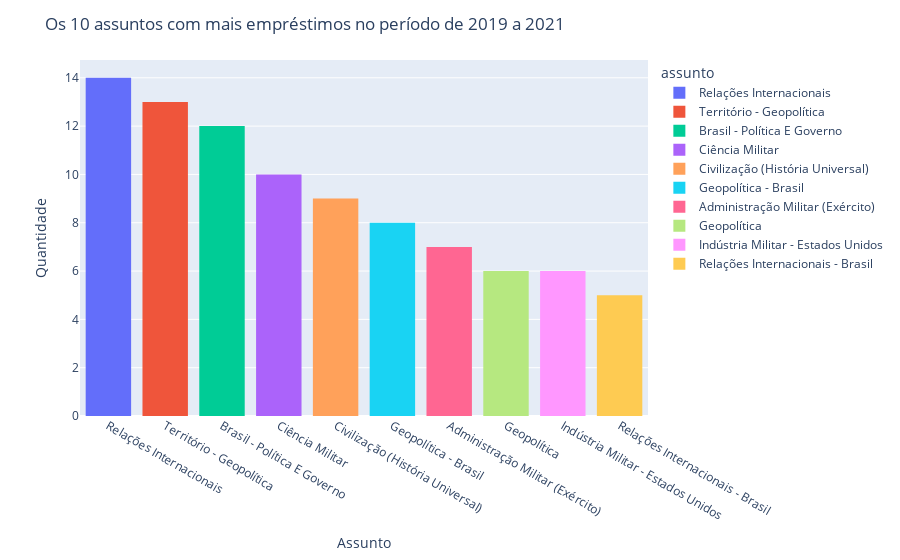

Notebook cell for this chart:
### Code cell
# Gráfico dos 10 assuntos com mais empréstimos no período de 2019 a 2021
grafico2 = px.histogram(assunto2, x='assunto', y='quantidade', hover_name = 'assunto', color = 'assunto')

grafico2.update_layout(xaxis_title_text = 'Assunto', yaxis_title_text = 'Quantidade',
                       title_text = 'Os 10 assuntos com mais empréstimos no período de 2019 a 2021')

### Figure 1 — Plotly figure (JSON) as saved in the notebook; plotly's stock layout.template omitted (floating-point values rounded to 4 significant figures)
{"data": [{"alignmentgroup": "True", "bingroup": "x", "histfunc": "sum", "hovertemplate": "assunto=%{x}<br>sum of quantidade=%{y}<extra></extra>", "legendgroup": "Relações Internacionais", "marker": {"color": "#636efa", "pattern": {"shape": ""}}, "name": "Relações Internacionais", "offsetgroup": "Relações Internacionais", "orientation": "v", "showlegend": true, "type": "histogram", "x": ["Relações Internacionais"], "xaxis": "x", "y": [14], "yaxis": "y"}, {"alignmentgroup": "True", "bingroup": "x", "histfunc": "sum", "hovertemplate": "assunto=%{x}<br>sum of quantidade=%{y}<extra></extra>", "legendgroup": "Território - Geopolítica", "marker": {"color": "#EF553B", "pattern": {"shape": ""}}, "name": "Território - Geopolítica", "offsetgroup": "Território - Geopolítica", "orientation": "v", "showlegend": true, "type": "histogram", "x": ["Território - Geopolítica"], "xaxis": "x", "y": [13], "yaxis": "y"}, {"alignmentgroup": "True", "bingroup": "x", "histfunc": "sum", "hovertemplate": "assunto=%{x}<br>sum of quantidade=%{y}<extra></extra>", "legendgroup": "Brasil - Política E Governo", "marker": {"color": "#00cc96", "pattern": {"shape": ""}}, "name": "Brasil - Política E Governo", "offsetgroup": "Brasil - Política E Governo", "orientation": "v", "showlegend": true, "type": "histogram", "x": ["Brasil - Política E Governo"], "xaxis": "x", "y": [12], "yaxis": "y"}, {"alignmentgroup": "True", "bingroup": "x", "histfunc": "sum", "hovertemplate": "assunto=%{x}<br>sum of quantidade=%{y}<extra></extra>", "legendgroup": "Ciência Militar", "marker": {"color": "#ab63fa", "pattern": {"shape": ""}}, "name": "Ciência Militar", "offsetgroup": "Ciência Militar", "orientation": "v", "showlegend": true, "type": "histogram", "x": ["Ciência Militar"], "xaxis": "x", "y": [10], "yaxis": "y"}, {"alignmentgroup": "True", "bingroup": "x", "histfunc": "sum", "hovertemplate": "assunto=%{x}<br>sum of quantidade=%{y}<extra></extra>", "legendgroup": "Civilização (História Universal)", "marker": {"color": "#FFA15A", "pattern": {"shape": ""}}, "name": "Civilização (História Universal)", "offsetgroup": "Civilização (História Universal)", "orientation": "v", "showlegend": true, "type": "histogram", "x": ["Civilização (História Universal)"], "xaxis": "x", "y": [9], "yaxis": "y"}, {"alignmentgroup": "True", "bingroup": "x", "histfunc": "sum", "hovertemplate": "assunto=%{x}<br>sum of quantidade=%{y}<extra></extra>", "legendgroup": "Geopolítica - Brasil", "marker": {"color": "#19d3f3", "pattern": {"shape": ""}}, "name": "Geopolítica - Brasil", "offsetgroup": "Geopolítica - Brasil", "orientation": "v", "showlegend": true, "type": "histogram", "x": ["Geopolítica - Brasil"], "xaxis": "x", "y": [8], "yaxis": "y"}, {"alignmentgroup": "True", "bingroup": "x", "histfunc": "sum", "hovertemplate": "assunto=%{x}<br>sum of quantidade=%{y}<extra></extra>", "legendgroup": "Administração Militar (Exército)", "marker": {"color": "#FF6692", "pattern": {"shape": ""}}, "name": "Administração Militar (Exército)", "offsetgroup": "Administração Militar (Exército)", "orientation": "v", "showlegend": true, "type": "histogram", "x": ["Administração Militar (Exército)"], "xaxis": "x", "y": [7], "yaxis": "y"}, {"alignmentgroup": "True", "bingroup": "x", "histfunc": "sum", "hovertemplate": "assunto=%{x}<br>sum of quantidade=%{y}<extra></extra>", "legendgroup": "Geopolítica", "marker": {"color": "#B6E880", "pattern": {"shape": ""}}, "name": "Geopolítica", "offsetgroup": "Geopolítica", "orientation": "v", "showlegend": true, "type": "histogram", "x": ["Geopolítica"], "xaxis": "x", "y": [6], "yaxis": "y"}, {"alignmentgroup": "True", "bingroup": "x", "histfunc": "sum", "hovertemplate": "assunto=%{x}<br>sum of quantidade=%{y}<extra></extra>", "legendgroup": "Indústria Militar - Estados Unidos", "marker": {"color": "#FF97FF", "pattern": {"shape": ""}}, "name": "Indústria Militar - Estados Unidos", "offsetgroup": "Indústria Militar - Estados Unidos", "orientation": "v", "showlegend": true, "type": "histogram", "x": ["Indústria Militar - Estados Unidos"], "xaxis": "x", "y": [6], "yaxis": "y"}, {"alignmentgroup": "True", "bingroup": "x", "histfunc": "sum", "hovertemplate": "assunto=%{x}<br>sum of quantidade=%{y}<extra></extra>", "legendgroup": "Relações Internacionais - Brasil", "marker": {"color": "#FECB52", "pattern": {"shape": ""}}, "name": "Relações Internacionais - Brasil", "offsetgroup": "Relações Internacionais - Brasil", "orientation": "v", "showlegend": true, "type": "histogram", "x": ["Relações Internacionais - Brasil"], "xaxis": "x", "y": [5], "yaxis": "y"}], "layout": {"barmode": "relative", "legend": {"title": {"text": "assunto"}, "tracegroupgap": 0}, "margin": {"t": 60}, "title": {"text": "Os 10 assuntos com mais empréstimos no período de 2019 a 2021"}, "xaxis": {"anchor": "y", "categoryarray": ["Relações Internacionais", "Território - Geopolítica", "Brasil - Política E Governo", "Ciência Militar", "Civilização (História Universal)", "Geopolítica - Brasil", "Administração Militar (Exército)", "Geopolítica", "Indústria Militar - Estados Unidos", "Relações Internacionais - Brasil"], "categoryorder": "array", "domain": [0, 1], "title": {"text": "Assunto"}}, "yaxis": {"anchor": "x", "domain": [0, 1], "title": {"text": "Quantidade"}}}}
